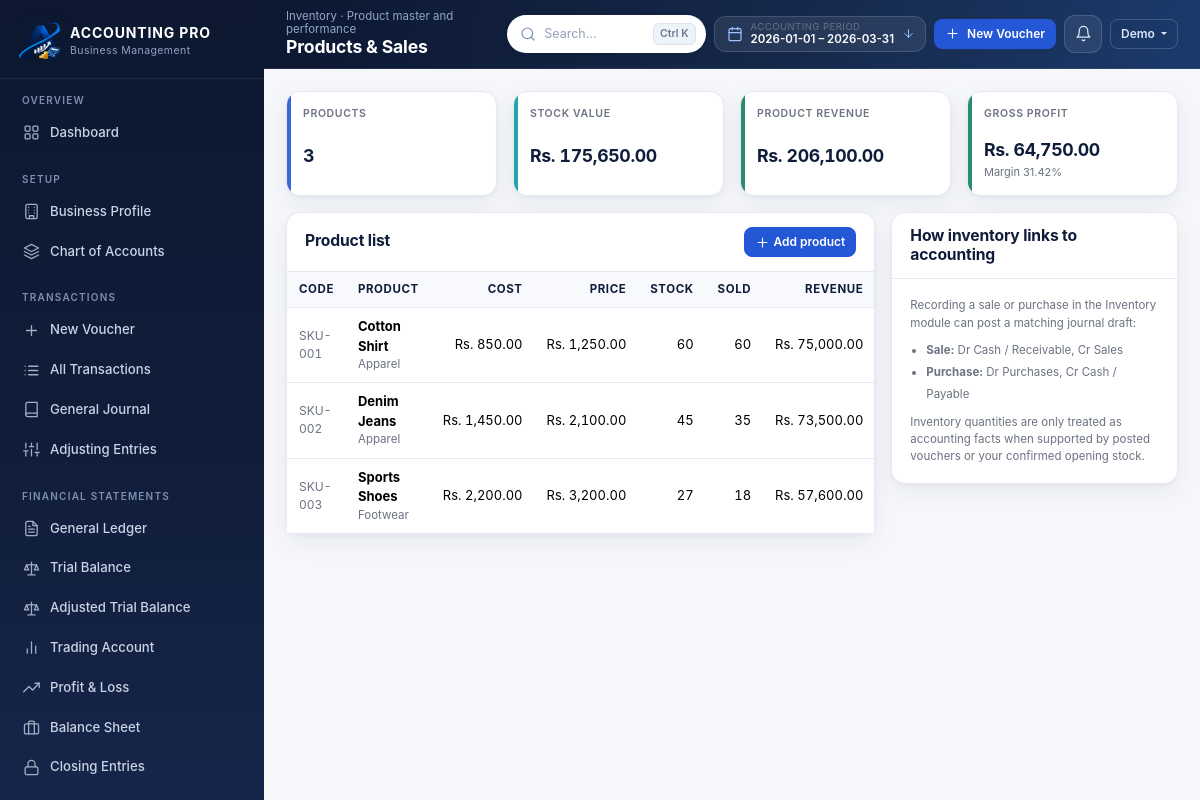
Screenshot of /products (signed in) with the database file from the repository.
### models.py (models this page shows, shortened)
class AccountingPeriod(db.Model):
    __tablename__ = "accounting_periods"
    __table_args__ = (UniqueConstraint("business_id", "label", name="uq_period_label"),)
    id = db.Column(Integer, primary_key=True)
    business_id = db.Column(Integer, ForeignKey("businesses.id", ondelete="CASCADE"),
                            nullable=False, index=True)
    label = db.Column(String(120), nullable=False)
    kind = db.Column(String(20), default="Yearly", nullable=False)
    start_date = db.Column(Date, nullable=False)
    end_date = db.Column(Date, nullable=False)
    is_active = db.Column(Boolean, default=True, nullable=False)
    is_closed = db.Column(Boolean, default=False, nullable=False)
    created_at = db.Column(DateTime, default=datetime.utcnow, nullable=False)
    business = relationship("Business", back_populates="periods")

class User(db.Model):
    __tablename__ = "users"
    id = db.Column(Integer, primary_key=True)
    name = db.Column(String(120), nullable=False)
    email = db.Column(String(190), nullable=False, unique=True, index=True)
    password_hash = db.Column(String(255), nullable=False)
    is_active = db.Column(Boolean, default=True, nullable=False)
    reset_token = db.Column(String(120), index=True)
    reset_expires = db.Column(DateTime)
    last_login = db.Column(DateTime)
    created_at = db.Column(DateTime, default=datetime.utcnow, nullable=False)
    businesses = relationship("Business", back_populates="user",
                              cascade="all, delete-orphan")
    settings = relationship("UserSettings", back_populates="user", uselist=False,
                            cascade="all, delete-orphan")

class Product(db.Model):
    __tablename__ = "products"
    __table_args__ = (UniqueConstraint("business_id", "code", name="uq_product_code"),)
    id = db.Column(Integer, primary_key=True)
    business_id = db.Column(Integer, ForeignKey("businesses.id", ondelete="CASCADE"),
                            nullable=False, index=True)
    code = db.Column(String(40), nullable=False)
    name = db.Column(String(150), nullable=False)
    category = db.Column(String(80))
    purchase_cost = db.Column(Money, default=ZERO, nullable=False)
    selling_price = db.Column(Money, default=ZERO, nullable=False)
    opening_qty = db.Column(Integer, default=0, nullable=False)
    purchase_qty = db.Column(Integer, default=0, nullable=False)
    sold_qty = db.Column(Integer, default=0, nullable=False)
    sales_returns = db.Column(Integer, default=0, nullable=False)
    purchase_returns = db.Column(Integer, default=0, nullable=False)
    discount_percent = db.Column(db.Float, default=0.0)
    reorder_level = db.Column(Integer, default=0)
    is_active = db.Column(Boolean, default=True, nullable=False)
    created_at = db.Column(DateTime, default=datetime.utcnow, nullable=False)
    @property
    def available_stock(self):
        return (self.opening_qty + self.purchase_qty - self.sold_qty
                + self.sales_returns - self.purchase_returns)
    @property
    def stock_value(self):
        return money(money(self.purchase_cost) * Decimal(self.available_stock))
    @property
    def net_sold(self):
        return self.sold_qty - self.sales_returns
    @property
    def revenue(self):
        return money(money(self.selling_price) * Decimal(self.net_sold))
    @property
    def cogs(self):
        return money(money(self.purchase_cost) * Decimal(self.net_sold))
    @property
    def gross_profit(self):
        return self.revenue - self.cogs
    @property
    def margin(self):
        if self.revenue == 0:
            return ZERO
        return (self.gross_profit / self.revenue * 100).quantize(TWO)
    @property
    def is_low_stock(self):
        return self.available_stock <= (self.reorder_level or 0)

### app.py (the view, shortened to what this page needs)
    @app.route("/products", methods=["GET", "POST"])
    @business_required
    def products():
        business = get_business()
        summary = inventory_engine.inventory_summary(business.id)
        return render_template("products.html", summary=summary)

### accounting/inventory.py (called while the page is built)
def inventory_summary(business_id):
    products = (Product.query.filter_by(business_id=business_id)
                .order_by(Product.code).all())
    total_value = sum((p.stock_value for p in products), ZERO)
    total_revenue = sum((p.revenue for p in products), ZERO)
    total_cogs = sum((p.cogs for p in products), ZERO)
    low_stock = [p for p in products if p.is_low_stock]
    gross = money(total_revenue - total_cogs)
    margin = money(gross / total_revenue * 100) if total_revenue else ZERO
    return {
        "products": products,
        "count": len(products),
        "total_value": money(total_value),
        "total_revenue": money(total_revenue),
        "total_cogs": money(total_cogs),
        "gross_profit": gross,
        "margin": margin,
        "low_stock": low_stock,
    }

### app.py (called while the page is built, shortened)
def current_user():
    if "user_id" not in session:
        return None
    return db.session.get(User, session["user_id"])

def login_required(view):
    @wraps(view)
    def wrapped(*args, **kwargs):
        if not current_user():
            flash("Please sign in to continue.", "warning")
            return redirect(url_for("login", next=request.path))
        return view(*args, **kwargs)
    return wrapped

def ensure_business(user):
    business = (Business.query.filter_by(user_id=user.id)
                .order_by(Business.id).first())
    if business:
        return business

def get_business():
    user = current_user()
    if not user:
        return None
    cached = g.get("business")
    if cached is not None and g.get("business_user_id") == user.id:
        return cached
    business = ensure_business(user)
    g.business = business
    g.business_user_id = user.id
    return business

def business_required(view):
    @wraps(view)
    @login_required
    def wrapped(*args, **kwargs):
        if not get_business():
            flash("Please complete your business profile first.", "warning")
            return redirect(url_for("business_profile"))
        return view(*args, **kwargs)
    return wrapped

def _parse_date(value):
    if not value:
        return None

def period_label(start, end):
    if not start or not end:
        return "All periods"
    return f"{start.strftime('%d %b %Y')} - {end.strftime('%d %b %Y')}"

### models.py (called while the page is built)
def money(value) -> Decimal:
    if value is None or value == "":
        return ZERO
    if isinstance(value, Decimal):
        return value.quantize(TWO, rounding=ROUND_HALF_UP)
    return Decimal(str(value)).quantize(TWO, rounding=ROUND_HALF_UP)

### templates/products.html (shortened to what this page needs)
{% extends 'base.html' %}
{% from 'partials/icons.html' import icon %}
{% from 'partials/macros.html' import empty_state %}
{% block page_title %}Products &amp; Sales{% endblock %}
{% block crumb %}Inventory · Product master and performance{% endblock %}
{% block content %}
<div class="row g-3 mb-3">
  <div class="col-6 col-md-3"><div class="stat-card tone-asset">
    <div class="stat-label">Products</div><div class="stat-value">{{ summary.count }}</div></div></div>
  <div class="col-6 col-md-3"><div class="stat-card tone-cash">
    <div class="stat-label">Stock Value</div><div class="stat-value">{{ summary.total_value|rs }}</div></div></div>
  <div class="col-6 col-md-3"><div class="stat-card tone-income">
    <div class="stat-label">Product Revenue</div><div class="stat-value">{{ summary.total_revenue|rs }}</div></div></div>
  <div class="col-6 col-md-3"><div class="stat-card {{ 'tone-income' if summary.gross_profit >= 0 else 'tone-expense' }}">
    <div class="stat-label">Gross Profit</div><div class="stat-value">{{ summary.gross_profit|rs }}</div>
    <div class="stat-sub">Margin {{ summary.margin|num }}%</div></div></div>
</div>
<div class="row g-3">
  <div class="col-xl-8">
    <div class="card">
      <div class="card-header"><h3>Product list</h3>
        <button class="btn btn-sm btn-primary" data-bs-toggle="modal" data-bs-target="#addProduct">
          {{ icon('plus') }} Add product</button></div>
      <div class="table-wrap">
        <table class="table table-stack align-middle">
          <thead><tr><th>Code</th><th>Product</th><th class="text-end">Cost</th><th class="text-end">Price</th>
            <th class="text-end">Stock</th><th class="text-end">Sold</th><th class="text-end">Revenue</th>
            <th class="text-end">Gross Profit</th><th></th></tr></thead>
          <tbody>
            {% for p in summary.products %}
              <tr>
                <td class="code" data-label="Code">{{ p.code }}</td>
                <td data-label="Product"><strong>{{ p.name }}</strong>
                  {% if p.category %}<div class="hint">{{ p.category }}</div>{% endif %}</td>
                <td class="num" data-label="Cost">{{ p.purchase_cost|rs }}</td>
                <td class="num" data-label="Price">{{ p.selling_price|rs }}</td>
                <td class="num" data-label="Stock">
                  {{ p.available_stock }}
                  {% if p.is_low_stock %}<span class="badge-soft badge-draft">low</span>{% endif %}</td>
                <td class="num" data-label="Sold">{{ p.net_sold }}</td>
                <td class="num" data-label="Revenue">{{ p.revenue|rs }}</td>
              </tr>
            {% else %}
              <tr><td colspan="9">
                {{ empty_state('No products yet',
                   'Add your products to track stock, sales, cost of goods sold and profit per product.',
                   'box') }}
              </td></tr>
            {% endfor %}
          </tbody>
        </table>
      </div>
    </div>
  </div>
  <div class="col-xl-4">
    <div class="card">
      <div class="card-header"><h3>How inventory links to accounting</h3></div>
      <div class="card-body">
        <p class="hint mb-2">Recording a sale or purchase in the Inventory module can post a matching
          journal draft:</p>
        <ul class="hint ps-3 mb-2" style="line-height:1.9">
          <li><strong>Sale:</strong> Dr Cash / Receivable, Cr Sales</li>
          <li><strong>Purchase:</strong> Dr Purchases, Cr Cash / Payable</li>
        </ul>
        <p class="hint mb-0">Inventory quantities are only treated as accounting facts when supported by
          posted vouchers or your confirmed opening stock.</p>
      </div>
    </div>
  </div>
</div>
{% endblock %}

### templates/base.html (shortened to what this page needs)
{% from 'partials/icons.html' import icon %}
{% set notif_total = notifications.total if notifications is defined and notifications else 0 %}
{% set notif_items = notifications['items'] if notifications is defined and notifications else [] %}
<!doctype html>
<html lang="en">
<head>
  <link rel="stylesheet" href="{{ url_for('static', filename='vendor/bootstrap.min.css') }}">
  <link rel="stylesheet" href="{{ url_for('static', filename='css/style.css') }}">
</head>
<body>
{% if current_user %}
<div class="app-shell">
  <aside class="sidebar" id="sidebar">
    <div class="sidebar-brand">
      <img class="brand-mark brand-mark-logo" src="{{ url_for('static', filename='images/brand/logo-mark.png') }}" alt="ACCOUNTING PRO">
      <div class="brand-text">
        <strong>ACCOUNTING PRO</strong>
        <span>Business Management</span>
      </div>
    </div>
    {% set ep = request.endpoint %}
    <nav class="pb-3">
      <div class="nav-section">
        <div class="nav-section-title">Overview</div>
        <a class="nav-link {{ 'active' if ep == 'dashboard' }}" href="{{ url_for('dashboard') }}">{{ icon('grid') }} Dashboard</a>
      </div>
      <div class="nav-section">
        <div class="nav-section-title">Setup</div>
        <a class="nav-link {{ 'active' if ep in ['business_profile', 'add_period', 'activate_period'] }}" href="{{ url_for('business_profile') }}">{{ icon('building') }} Business Profile</a>
        <a class="nav-link {{ 'active' if ep in ['accounts', 'account_create', 'account_edit'] }}" href="{{ url_for('accounts') }}">{{ icon('layers') }} Chart of Accounts</a>
      </div>
      <div class="nav-section">
        <div class="nav-section-title">Transactions</div>
        <a class="nav-link {{ 'active' if ep == 'transaction_new' }}" href="{{ url_for('transaction_new') }}">{{ icon('plus') }} New Voucher</a>
        <a class="nav-link {{ 'active' if ep in ['transactions', 'transaction_view', 'transaction_edit'] }}" href="{{ url_for('transactions') }}">{{ icon('list') }} All Transactions</a>
        <a class="nav-link {{ 'active' if ep == 'journal' }}" href="{{ url_for('journal') }}">{{ icon('book') }} General Journal</a>
        <a class="nav-link {{ 'active' if ep in ['adjustments', 'adjustment_new'] }}" href="{{ url_for('adjustments') }}">{{ icon('sliders') }} Adjusting Entries</a>
      </div>
      <div class="nav-section">
        <div class="nav-section-title">Financial Statements</div>
        <a class="nav-link {{ 'active' if ep == 'ledger' }}" href="{{ url_for('ledger') }}">{{ icon('file-text') }} General Ledger</a>
        <a class="nav-link {{ 'active' if ep in ['trial_balance_page', 'trial_balance_manual'] }}" href="{{ url_for('trial_balance_page') }}">{{ icon('scale') }} Trial Balance</a>
        <a class="nav-link {{ 'active' if ep == 'adjusted_trial_balance_page' }}" href="{{ url_for('adjusted_trial_balance_page') }}">{{ icon('scale') }} Adjusted Trial Balance</a>
        <a class="nav-link {{ 'active' if ep == 'trading_account_page' }}" href="{{ url_for('trading_account_page') }}">{{ icon('chart') }} Trading Account</a>
        <a class="nav-link {{ 'active' if ep == 'profit_loss_page' }}" href="{{ url_for('profit_loss_page') }}">{{ icon('trending') }} Profit &amp; Loss</a>
        <a class="nav-link {{ 'active' if ep == 'balance_sheet_page' }}" href="{{ url_for('balance_sheet_page') }}">{{ icon('briefcase') }} Balance Sheet</a>
        <a class="nav-link {{ 'active' if ep == 'closing_entries_page' }}" href="{{ url_for('closing_entries_page') }}">{{ icon('lock') }} Closing Entries</a>
        <a class="nav-link {{ 'active' if ep == 'post_closing_tb_page' }}" href="{{ url_for('post_closing_tb_page') }}">{{ icon('check') }} Post-Closing TB</a>
      </div>
    </nav>
  </aside>
  <div class="main-wrap">
    <header class="topbar">
      <div class="page-heading">
        <div class="crumb">{% block crumb %}Dashboard{% endblock %}</div>
        <h1>{% block page_title %}Dashboard{% endblock %}</h1>
      </div>
      <div class="topbar-actions">
        <div class="topbar-search">
          <form method="get" action="{{ url_for('search') }}" role="search">
            <span class="search-ico">{{ icon('search') }}</span>
            <input type="search" name="q" id="globalSearch" autocomplete="off"
                   value="{{ request.args.get('q', '') if request.endpoint == 'search' else '' }}"
                   placeholder="Search&hellip;" aria-label="Global search"
                   title="Search accounts, vouchers and products (Ctrl+K)">
            <span class="kbd-hint">Ctrl K</span>
          </form>
        </div>
        <div class="dropdown fy-pill-wrap d-none d-xl-flex">
          <button class="fy-pill" type="button" data-bs-toggle="dropdown" aria-label="Accounting period">
            <span class="fy-ico">{{ icon('calendar') }}</span>
            <span class="fy-meta">
              <small>Accounting period</small>
              <span class="fy-range">{{ period_start }} &ndash; {{ period_end }}</span>
            </span>
            <span class="fy-caret">{{ icon('arrow-down') }}</span>
          </button>
        </div>
        <a class="btn btn-sm btn-primary btn-icon d-none d-md-inline-flex"
           href="{{ url_for('transaction_new') }}">{{ icon('plus') }} New Voucher</a>
        <div class="dropdown bell-wrap">
          <button class="bell-btn" type="button" data-bs-toggle="dropdown"
                  aria-label="Notifications{% if notif_total %} ({{ notif_total }} pending){% endif %}">
          </button>
        </div>
        <div class="dropdown">
          <button class="btn btn-sm btn-ghost dropdown-toggle" type="button" data-bs-toggle="dropdown">
            {{ current_user.name.split(' ')[0] }}
          </button>
        </div>
      </div>
    </header>
    <main class="content">
      <div class="content-inner">
        {% block content %}{% endblock %}
      </div>
    </main>
  </div>
</div>
{% else %}
  {% block auth %}{% endblock %}
{% endif %}
</body>
</html>

### rows the page displays
AccountingPeriod: start_date "2026-01-01", end_date "2026-03-31"
User: name "Demo"
Product: code "SKU-001", name "Cotton Shirt", category "Apparel", purchase_cost|rs "Rs. 850.00", selling_price|rs "Rs. 1,250.00", available_stock "60", net_sold "60", revenue|rs "Rs. 75,000.00"
Product: code "SKU-002", name "Denim Jeans", category "Apparel", purchase_cost|rs "Rs. 1,450.00", selling_price|rs "Rs. 2,100.00", available_stock "45", net_sold "35", revenue|rs "Rs. 73,500.00"
Product: code "SKU-003", name "Sports Shoes", category "Footwear", purchase_cost|rs "Rs. 2,200.00", selling_price|rs "Rs. 3,200.00", available_stock "27", net_sold "18", revenue|rs "Rs. 57,600.00"

### other values shown
{{ summary.count }} "3"
{{ summary.total_value|rs }} "Rs. 175,650.00"
{{ summary.total_revenue|rs }} "Rs. 206,100.00"
{{ summary.gross_profit|rs }} "Rs. 64,750.00"
{{ summary.margin|num }} "31.42"
